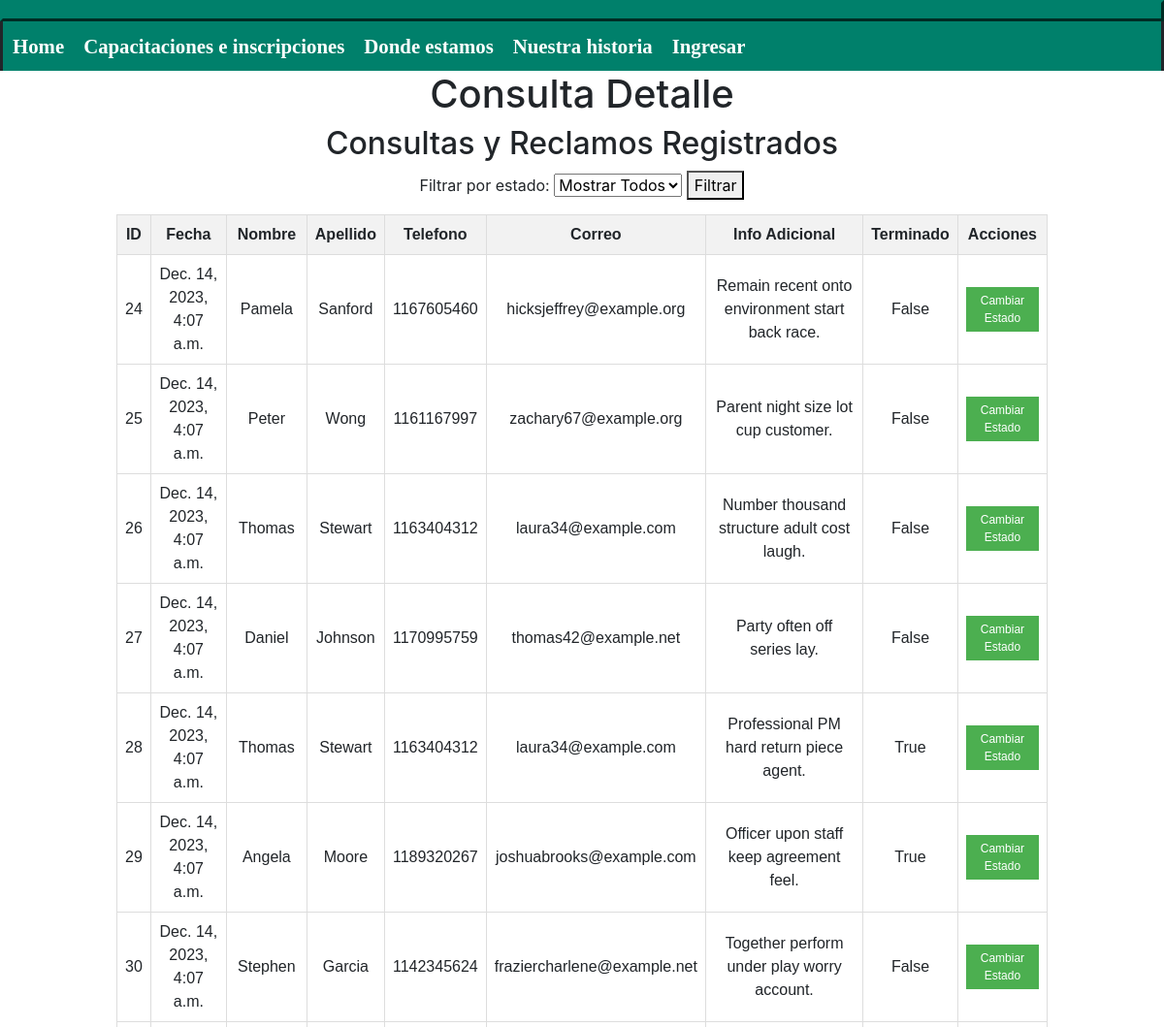
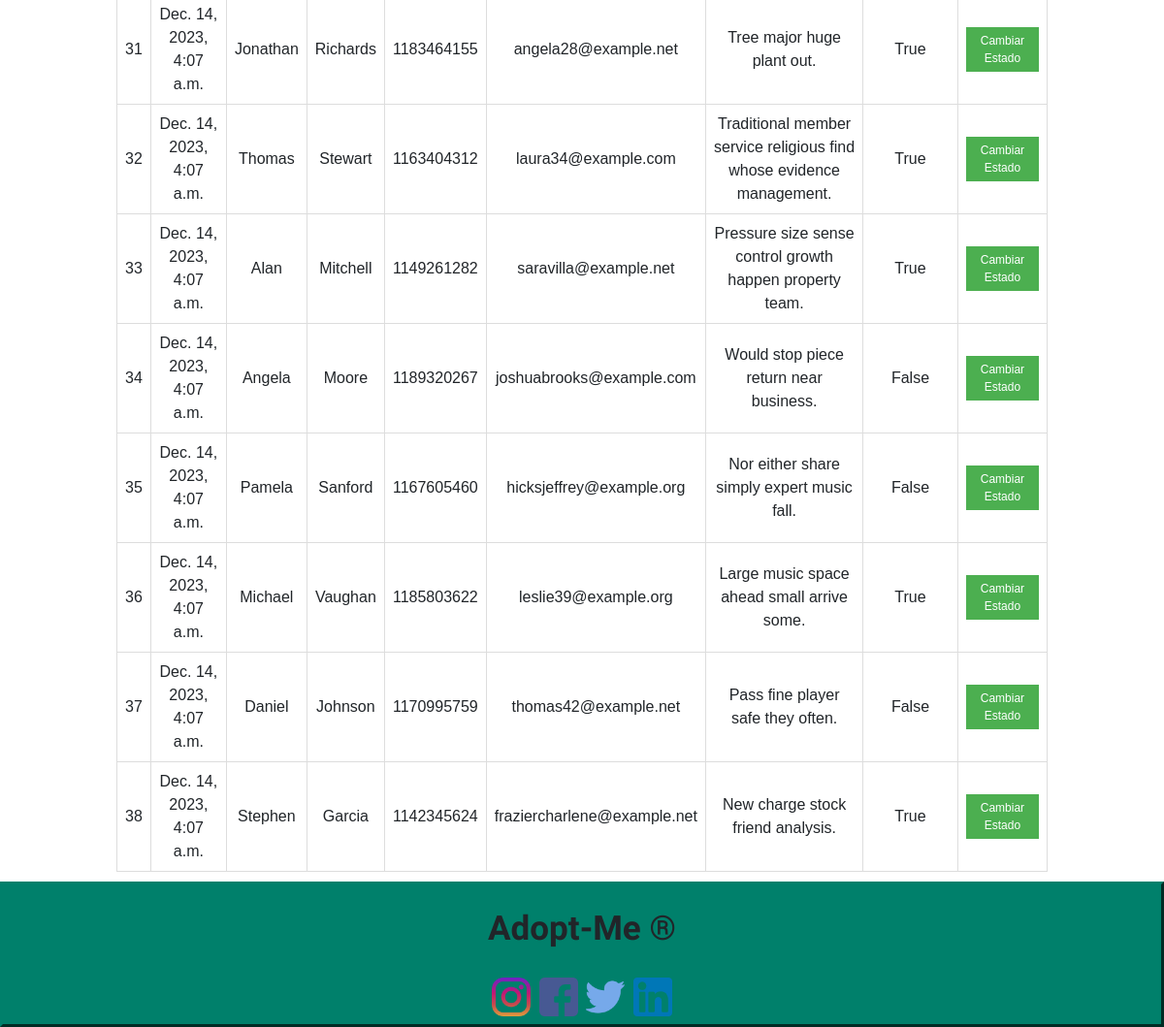
Page /notpublic/consulta_detail/ on the committed database (2 pictures, top to bottom).
### myapp/models.py (models this page shows, shortened)
class ConsultaReclamo(models.Model):
    id = models.AutoField(primary_key=True)
    info_adicional = models.TextField(blank=True)
    consulta = models.BooleanField(default=False)
    reclamo = models.BooleanField(default=False)
    id_persona = models.ForeignKey(Persona, on_delete=models.CASCADE)
    fecha = models.DateTimeField(auto_now_add=True)
    estado = models.BooleanField(default=False)

class Persona(models.Model):
    id = models.AutoField(primary_key=True)
    nombre = models.CharField(max_length=30)
    apellido = models.CharField(max_length=30)
    telefono = models.IntegerField()
    correo = models.CharField(max_length=100)
    id_datospersonales = models.ForeignKey(Datos_Personales, on_delete=models.CASCADE, null=True)

### myapp/views.py (the view)
# urls.py: path('notpublic/consulta_detail/', views.filter_and_render, {'model_class': ConsultaReclamo, 'template_name': 'notpublic/consulta_pendiente.html'}, name='consulta_detail'),
def filter_and_render(request, model_class, template_name):
    filtro = request.GET.get('estado_filtrar', None)
    if filtro is not None and filtro.isdigit():
        filtro = bool(int(filtro))  # Convert to boolean
    else:
        filtro = None  # Set to None if it's empty or not a valid integer
    datos = model_class.objects.all()
    if filtro is not None:
        datos = datos.filter(estado=filtro)
    return render(request, template_name, {
        'datos': datos,
    })

### myapp/templates/notpublic/consulta_pendiente.html (shortened to what this page needs)
{% extends 'layouts/base.html' %}
{% block content %}
<h1>Consulta Detalle</h1>
<h2>Consultas y Reclamos Registrados</h2>
<form method="GET">
    <label for="estado_filtrar">Filtrar por estado:</label>
    <select name="estado_filtrar" id="estado_filtrar">
        <option value="" selected>Mostrar Todos</option>
    </select>
    <button type="submit">Filtrar</button>
</form>
<table>
  <tr>
    <th>ID</th>
    <th>Fecha</th>
    <th>Nombre</th>
    <th>Apellido</th>
    <th>Telefono</th>
    <th>Correo</th>
    <th>Info Adicional</th>
    <th>Terminado</th>
    <th>Acciones</th>
  </tr>
  {% for dato in datos %}
    <tr>
      <td>{{ dato.id }}</td>
      <td>{{ dato.fecha }}</td>
      <td>{{ dato.id_persona.nombre }}</td>
      <td>{{ dato.id_persona.apellido }}</td>
      <td>{{ dato.id_persona.telefono }}</td>
      <td>{{ dato.id_persona.correo }}</td>
      <td>{{ dato.info_adicional }}</td>
      <td>{{ dato.estado }}</td>
      <td>
        <form method="POST" action="{% url 'change_estado' dato.id %}">
          <button type="submit" class="change-state-button">Cambiar Estado</button>
        </form>
      </td>
    </tr>
  {% endfor %}
</table>
{% endblock %}

### myapp/templates/layouts/base.html (shortened to what this page needs)
{% load static %}
<!DOCTYPE html>
<html lang="en">
<head>
    <link rel="stylesheet" href="https://stackpath.bootstrapcdn.com/bootstrap/4.3.1/css/bootstrap.min.css">
    <link rel="stylesheet" href="{% static '/styles/stylesheet.css' %}" href="https://maxcdn.bootstrapcdn.com/bootstrap/3.4.1/css/bootstrap.min.css">
    <link rel="stylesheet" type="text/css" href="https://maxcdn.bootstrapcdn.com/font-awesome/4.5.0/css/font-awesome.min.css">
    <link rel="stylesheet" type="text/css" href="{% static 'styles/stylesheet.css' %}">
    <header>
    </header>
    <link rel="stylesheet" href="https://cdn.jsdelivr.net/npm/bootstrap@4.5.3/dist/css/bootstrap.min.css"
>
</head>
<body>
    <nav class="container-nav">
        <ul>
            {% if user.is_authenticated %}
            <li><a href="{% url 'home_registrados' %}">Home</a></li>
            <li><a href="#">Formularios</a>
                <ul>
                    <li><a href="{% url 'create_fecha' %}" style="font-size: 15px;">Formualrio Carga de Fechas</a></li>
                </ul>
                <ul>
                    <li><a href="{% url 'create_curso' %}" style="font-size: 15px;">Formualrio Carga de Cursos o Capacitaciones</a></li>
                </ul>
            <li><a href="#">Habilitaciones</a>
                <ul>
                    <li><a href="{% url 'fechas_detail' %}" style="font-size: 15px;">Habilitacion de Fechas</a></li>
                </ul>
                <ul>
                    <li><a href="{% url 'cursosycapacitaciones_detail' %}" style="font-size: 15px;">Habilitacion de Cursos y Capacitaciones</a></li>
                </ul>
            </li>
            <li><a href="#">Tareas Pendientes</a>
                <ul>
                    <li><a href="{% url 'inscripciones_detail' %}" style="font-size: 15px;">Incripciones a Cursos y capacitaciones</a></li>
                </ul>
                <ul>
                    <li><a href="{% url 'consulta_detail' %}" style="font-size: 15px;">Consultas y Reclamos</a></li>
                </ul>
            </li>
            <li><a href="#">Solicitudes Pendientes</a>
                <ul>
                    <li><a href="{% url 'adoptar_detail' %}" style="font-size: 15px;">Solicitudes de Adopcion y Transito</a></li>
                </ul>
                <ul>
                    <li><a href="{% url 'lazarillo_detail' %}" style="font-size: 15px;">Solicitudes de Perros Lazarillos</a></li>
                </ul>
                <ul>
                    <li><a href="{% url 'visitas_detail' %}" style="font-size: 15px;">Solicitudes de Visitas</a></li>
                </ul>
            </li>
            <li><a href="{% url 'Logout' %}">Salir</a></li>
            {% else %}
            <li><a href="{% url 'home' %}">Home</a></li>
            <li><a href="{% url 'capacitacioneseinscripciones' %}">Capacitaciones e inscripciones</a></li>
            <li><a href="{% url 'dondeestamos' %}">Donde estamos</a></li>
            <li><a href="{% url 'historia' %}">Nuestra historia</a></li>
            <li><a href="{% url 'signin' %}">Ingresar</a></li>
            {% endif %}
        </ul>
    </nav>
    <main>
        {% block  content %}
        {% endblock %}
    </main>
    <footer>
        {% if user.is_authenticated %}
        {% else %}
        <div class="footer">
            <p>Adopt-Me &reg;</p>
            <a href="https://instagram.com"><img src="{% static '/logosredes-img/instagram.png' %}" height="40px" width="40px" alt="instagram"></a>
            <a href="https://facebook.com"><img src="{% static '/logosredes-img/facebook.png' %}" height="40px" width="40px" alt="facebook"></a>
            <a href="https://twitter.com"><img src="{% static '/logosredes-img/twitter.png' %}" height="40px" width="40px" alt="twitter"></a>
            <a href="https://linkedin.com"><img src="{% static '/logosredes-img/linkedin.png' %}" height="40px" width="40px" alt="linkedin"></a>
        </div>
        {% endif %}
    </footer>
</body>
</html>

### myapp/static/styles/stylesheet.css (style rules this page uses)
header { background: #00806b; border: #00806b outset; font-size: 3em ; font-weight: bold; font-style:normal; color: white; padding:auto; height: auto; width: 100%; text-align:center; font-family: 'Fantasy' ; display: inline-block; }
.container-nav { background-color: #00806b; width: 100%; height: auto; border:#00806b; border: solid; border-top: 0px; border-bottom: 0px; padding:auto; margin: 0px; }
nav { float:left; padding: auto; height: auto; width: 100% }
nav ul { list-style: none; overflow:hidden; margin: 0; padding:0; }
nav ul li { float:left; font-family: 'Fantasy'; font-size-adjust: inherit; font-weight: bold; font-size:1.3em; padding:5px; margin:0px; position: static; }
nav ul li a { display: block; padding: 5px; color: white; text-decoration:none! important; }
.footer { font-size: 35px; font-weight: bold; font-family: 'Amita', cursive; font-family: 'Berkshire Swash', cursive; font-family: 'Rouge Script', cursive; text-align: center; background-color: #00806b; border:#00806b outset; padding: 20px; height: 150px; width: 100%; clear:both; }
form { animation:animatezoom 2s }
table { font-family: Arial, sans-serif; border-collapse: collapse; width: 80%; margin: 10px auto; }
th, td { border: 1px solid #dddddd; text-align: left; padding: 8px; }
th { background-color: #f2f2f2; }
.change-state-button { background-color: #4CAF50; color: white; border: none; padding: 5px 10px; text-align: center; text-decoration: none; display: inline-block; font-size: 12px; cursor: pointer; }
h1, h2, form { text-align: center; }

### myapp/templates/notpublic/consulta_pendiente.html (style rules this page uses)
table { font-family: Arial, sans-serif; border-collapse: collapse; width: 80%; margin: 10px auto; }
th, td { border: 1px solid #dddddd; text-align: left; padding: 8px; }
th { background-color: #f2f2f2; }
.change-state-button { background-color: #4CAF50; color: white; border: none; padding: 5px 10px; text-align: center; text-decoration: none; display: inline-block; font-size: 12px; cursor: pointer; }
h1, h2, form, th, td { text-align: center; }

### rows in the picture
ConsultaReclamo: id "24", fecha "Dec. 14, 2023, 4:07 a.m.", id_persona.nombre "Pamela", id_persona.apellido "Sanford", id_persona.telefono "1167605460", id_persona.correo "hicksjeffrey@example.org", info_adicional "Remain recent onto environment start back race.", estado "False"
ConsultaReclamo: id "25", fecha "Dec. 14, 2023, 4:07 a.m.", id_persona.nombre "Peter", id_persona.apellido "Wong", id_persona.telefono "1161167997", id_persona.correo "zachary67@example.org", info_adicional "Parent night size lot cup customer.", estado "False"
ConsultaReclamo: id "26", fecha "Dec. 14, 2023, 4:07 a.m.", id_persona.nombre "Thomas", id_persona.apellido "Stewart", id_persona.telefono "1163404312", id_persona.correo "laura34@example.com", info_adicional "Number thousand structure adult cost laugh.", estado "False"
ConsultaReclamo: id "27", fecha "Dec. 14, 2023, 4:07 a.m.", id_persona.nombre "Daniel", id_persona.apellido "Johnson", id_persona.telefono "1170995759", id_persona.correo "thomas42@example.net", info_adicional "Party often off series lay.", estado "False"
ConsultaReclamo: id "28", fecha "Dec. 14, 2023, 4:07 a.m.", id_persona.nombre "Thomas", id_persona.apellido "Stewart", id_persona.telefono "1163404312", id_persona.correo "laura34@example.com", info_adicional "Professional PM hard return piece agent.", estado "True"
ConsultaReclamo: id "29", fecha "Dec. 14, 2023, 4:07 a.m.", id_persona.nombre "Angela", id_persona.apellido "Moore", id_persona.telefono "1189320267", id_persona.correo "joshuabrooks@example.com", info_adicional "Officer upon staff keep agreement feel.", estado "True"
ConsultaReclamo: id "30", fecha "Dec. 14, 2023, 4:07 a.m.", id_persona.nombre "Stephen", id_persona.apellido "Garcia", id_persona.telefono "1142345624", id_persona.correo "fraziercharlene@example.net", info_adicional "Together perform under play worry account.", estado "False"
ConsultaReclamo: id "31", fecha "Dec. 14, 2023, 4:07 a.m.", id_persona.nombre "Jonathan", id_persona.apellido "Richards", id_persona.telefono "1183464155", id_persona.correo "angela28@example.net", info_adicional "Tree major huge plant out.", estado "True"
ConsultaReclamo: id "32", fecha "Dec. 14, 2023, 4:07 a.m.", id_persona.nombre "Thomas", id_persona.apellido "Stewart", id_persona.telefono "1163404312", id_persona.correo "laura34@example.com", info_adicional "Traditional member service religious find whose evidence management.", estado "True"
ConsultaReclamo: id "33", fecha "Dec. 14, 2023, 4:07 a.m.", id_persona.nombre "Alan", id_persona.apellido "Mitchell", id_persona.telefono "1149261282", id_persona.correo "saravilla@example.net", info_adicional "Pressure size sense control growth happen property team.", estado "True"
ConsultaReclamo: id "34", fecha "Dec. 14, 2023, 4:07 a.m.", id_persona.nombre "Angela", id_persona.apellido "Moore", id_persona.telefono "1189320267", id_persona.correo "joshuabrooks@example.com", info_adicional "Would stop piece return near business.", estado "False"
ConsultaReclamo: id "35", fecha "Dec. 14, 2023, 4:07 a.m.", id_persona.nombre "Pamela", id_persona.apellido "Sanford", id_persona.telefono "1167605460", id_persona.correo "hicksjeffrey@example.org", info_adicional "Nor either share simply expert music fall.", estado "False"
ConsultaReclamo: id "36", fecha "Dec. 14, 2023, 4:07 a.m.", id_persona.nombre "Michael", id_persona.apellido "Vaughan", id_persona.telefono "1185803622", id_persona.correo "leslie39@example.org", info_adicional "Large music space ahead small arrive some.", estado "True"
ConsultaReclamo: id "37", fecha "Dec. 14, 2023, 4:07 a.m.", id_persona.nombre "Daniel", id_persona.apellido "Johnson", id_persona.telefono "1170995759", id_persona.correo "thomas42@example.net", info_adicional "Pass fine player safe they often.", estado "False"
ConsultaReclamo: id "38", fecha "Dec. 14, 2023, 4:07 a.m.", id_persona.nombre "Stephen", id_persona.apellido "Garcia", id_persona.telefono "1142345624", id_persona.correo "fraziercharlene@example.net", info_adicional "New charge stock friend analysis.", estado "True"
